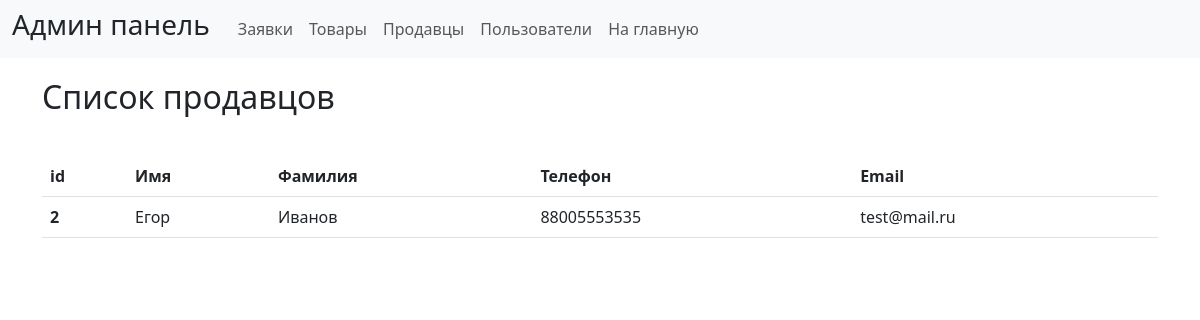
Page /admin/saller.php on the earlier database version.
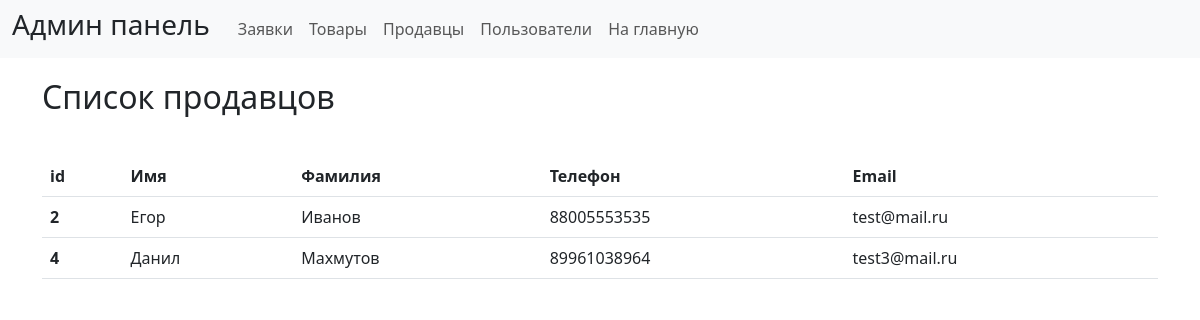
Same page on the later database version.
### tables this page shows
CREATE TABLE `users` (
  `id_user` int NOT NULL,
  `name` varchar(50) NOT NULL,
  `surname` varchar(50) NOT NULL,
  `photo_profile` varchar(300) NOT NULL,
  `password` varchar(50) NOT NULL,
  `phone` varchar(50) NOT NULL,
  `email` varchar(50) NOT NULL,
  `role` int NOT NULL
);

### admin/saller.php (the view)
<?php
include "./header.php";
require_once "../connect.php";
$seller = "SELECT * FROM `users` WHERE `role` = 3";
$seller_res = mysqli_query($con, $seller);
?>
<div class="container">
    <table class="table caption-top">
        <h2 style="margin: 20px 0 40px 0;">Список продавцов</h2>
        <thead>
            <tr>
                <th scope="col">id</th>
                <th scope="col">Имя</th>
                <th scope="col">Фамилия</th>
                <th scope="col">Телефон</th>
                <th scope="col">Email</th>
            </tr>
        </thead>
        <tbody>
            <?
            while ($seller_info = mysqli_fetch_array($seller_res)) {
            ?>
                <tr>
                    <th scope="row"><?=$seller_info['id_user']?></th>
                    <td><?=$seller_info['name']?></td>
                    <td><?=$seller_info['surname']?></td>
                    <td><?=$seller_info['phone']?></td>
                    <td><?=$seller_info['email']?></td>
                </tr>
            <?
            }
            ?>
        </tbody>
    </table>
</div>
<?php
include "./footer.php";
?>

Differences in the rows shown:
now on this page (row edited): users: id_user "4", name "Данил", surname "Махмутов", phone "89961038964", email "test3@mail.ru"
